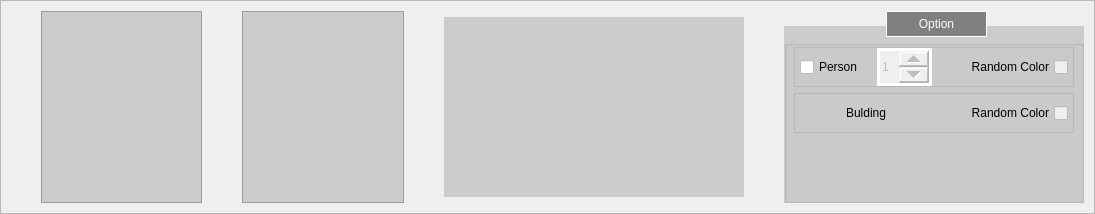
         <widget class="QWidget" name="scrollAreaWidgetContents">
          <property name="geometry">
           <rect>
            <x>0</x>
            <y>0</y>
            <width>1095</width>
            <height>214</height>
           </rect>
          </property>
          <layout class="QHBoxLayout" name="horizontalLayout_3">
           <property name="spacing">
            <number>0</number>
           </property>
           <property name="leftMargin">
            <number>0</number>
           </property>
           <property name="topMargin">
            <number>0</number>
           </property>
           <property name="rightMargin">
            <number>0</number>
           </property>
           <property name="bottomMargin">
            <number>0</number>
           </property>
           <item>
            <widget class="QFrame" name="frame_3">
             <property name="styleSheet">
              <string notr="true"/>
             </property>
             <property name="frameShape">
              <enum>QFrame::StyledPanel</enum>
             </property>
             <property name="frameShadow">
              <enum>QFrame::Raised</enum>
             </property>
             <layout class="QHBoxLayout" name="horizontalLayout_4">
              <property name="spacing">
               <number>0</number>
              </property>
              <property name="leftMargin">
               <number>0</number>
              </property>
              <property name="topMargin">
               <number>0</number>
              </property>
              <property name="rightMargin">
               <number>0</number>
              </property>
              <property name="bottomMargin">
               <number>0</number>
              </property>
              <item>
               <layout class="QHBoxLayout" name="horizontalLayout" stretch="0,0">
                <property name="spacing">
                 <number>40</number>
                </property>
                <property name="leftMargin">
                 <number>40</number>
                </property>
                <property name="topMargin">
                 <number>10</number>
                </property>
                <property name="rightMargin">
                 <number>10</number>
                </property>
                <property name="bottomMargin">
                 <number>10</number>
                </property>
                <item>
                 <layout class="QHBoxLayout" name="horizontalLayout_11">
                  <item>
                   <widget class="QListWidget" name="lstwWorldMainCategory">
                    <property name="styleSheet">
                     <string notr="true">QListWidget{
    border: 1px solid 	darkgray;
    background-color: #cccccc;
}</string>
                    </property>
                   </widget>
                  </item>
                  <item>
                   <widget class="QListWidget" name="lstwWorldSubCategory">
                    <property name="styleSheet">
                     <string notr="true">QListWidget{
    border: 1px solid 	darkgray;
    background-color: #cccccc;
}</string>
                    </property>
                   </widget>
                  </item>
                  <item>
                   <widget class="QLabel" name="lbWorldImage">
                    <property name="sizePolicy">
                     <sizepolicy hsizetype="Fixed" vsizetype="Fixed">
                      <horstretch>0</horstretch>
                      <verstretch>0</verstretch>
                     </sizepolicy>
                    </property>
                    <property name="minimumSize">
                     <size>
                      <width>300</width>
                      <height>180</height>
                     </size>
                    </property>
                    <property name="styleSheet">
                     <string notr="true">QLabel{
    border: 1px solid 	darkgray;
    background-color: #cccccc;
}</string>
                    </property>
                    <property name="text">
                     <string/>
                    </property>
                    <property name="scaledContents">
                     <bool>false</bool>
                    </property>
                   </widget>
                  </item>
                 </layout>
                </item>
                <item>
                 <layout class="QVBoxLayout" name="verticalLayout_4">
                  <item>
                   <widget class="QGroupBox" name="groupBox_5">
                    <property name="sizePolicy">
                     <sizepolicy hsizetype="Minimum" vsizetype="Preferred">
                      <horstretch>0</horstretch>
                      <verstretch>0</verstretch>
                     </sizepolicy>
                    </property>
                    <property name="minimumSize">
                     <size>
                      <width>300</width>
                      <height>0</height>
                     </size>
                    </property>
                    <property name="styleSheet">
                     <string notr="true">QGroupBox{
    border: 1px solid 	darkgray;
    background-color: #cccccc;
    margin-top: 15px;
    color: white;
}

QGroupBox::title {
    border: 1px solid white;
    subcontrol-position: top center;
    background-color: gray;
    padding: 5px 30px 5px 30px;
    top: -15px;
}</string>
                    </property>
                    <property name="title">
                     <string>Option</string>
                    </property>
                    <property name="flat">
                     <bool>false</bool>
                    </property>
                    <layout class="QVBoxLayout" name="verticalLayout_5">
                     <property name="topMargin">
                      <number>20</number>
                     </property>
                     <item>
                      <layout class="QVBoxLayout" name="verticalLayout_3" stretch="0,0,0">
                       <item>
                        <widget class="QFrame" name="frame">
                         <property name="sizePolicy">
                          <sizepolicy hsizetype="Preferred" vsizetype="Fixed">
                           <horstretch>0</horstretch>
                           <verstretch>0</verstretch>
                          </sizepolicy>
                         </property>
                         <property name="minimumSize">
                          <size>
                           <width>0</width>
                           <height>40</height>
                          </size>
                         </property>
                         <property name="frameShape">
                          <enum>QFrame::StyledPanel</enum>
                         </property>
                         <property name="frameShadow">
                          <enum>QFrame::Raised</enum>
                         </property>
                         <layout class="QHBoxLayout" name="horizontalLayout_14">
                          <property name="spacing">
                           <number>0</number>
                          </property>
                          <property name="leftMargin">
                           <number>5</number>
                          </property>
                          <property name="topMargin">
                           <number>0</number>
                          </property>
                          <property name="rightMargin">
                           <number>5</number>
                          </property>
                          <property name="bottomMargin">
                           <number>0</number>
                          </property>
                          <item>
                           <layout class="QHBoxLayout" name="horizontalLayout_10" stretch="0,0">
                            <property name="spacing">
                             <number>5</number>
                            </property>
                            <item>
                             <layout class="QHBoxLayout" name="horizontalLayout_18">
                              <item>
                               <widget class="QCheckBox" name="chkWorldOptionPerson">
                                <property name="sizePolicy">
                                 <sizepolicy hsizetype="Fixed" vsizetype="Preferred">
                                  <horstretch>0</horstretch>
                                  <verstretch>0</verstretch>
                                 </sizepolicy>
                                </property>
                                <property name="minimumSize">
                                 <size>
                                  <width>0</width>
                                  <height>0</height>
                                 </size>
                                </property>
                                <property name="text">
                                 <string/>
                                </property>
                                <property name="checked">
                                 <bool>false</bool>
                                </property>
                               </widget>
                              </item>
                              <item>
                               <widget class="QLabel" name="label">
                                <property name="styleSheet">
                                 <string notr="true">background-color:transparent;</string>
                                </property>
                                <property name="text">
                                 <string>Person</string>
                                </property>
                               </widget>
                              </item>
                              <item>
                               <widget class="QSpinBox" name="sbWorldOptionPersonCount">
                                <property name="enabled">
                                 <bool>false</bool>
                                </property>
                                <property name="sizePolicy">
                                 <sizepolicy hsizetype="Fixed" vsizetype="Expanding">
                                  <horstretch>0</horstretch>
                                  <verstretch>0</verstretch>
                                 </sizepolicy>
                                </property>
                                <property name="minimumSize">
                                 <size>
                                  <width>50</width>
                                  <height>0</height>
                                 </size>
                                </property>
                                <property name="styleSheet">
                                 <string notr="true">            QSpinBox::up-button {
                width: 30px;
            }

            QSpinBox::down-button {
                width: 30px;
            }</string>
                                </property>
                                <property name="minimum">
                                 <number>1</number>
                                </property>
                                <property name="value">
                                 <number>1</number>
                                </property>
                               </widget>
                              </item>
                             </layout>
                            </item>
                            <item>
                             <layout class="QHBoxLayout" name="horizontalLayout_19">
                              <item>
                               <widget class="QLabel" name="lbRandomColor">
                                <property name="text">
                                 <string>Random Color</string>
                                </property>
                                <property name="alignment">
                                 <set>Qt::AlignRight|Qt::AlignTrailing|Qt::AlignVCenter</set>
                                </property>
                               </widget>
                              </item>
                              <item>
                               <widget class="QCheckBox" name="chkWorldOptionRandomColor">
                                <property name="enabled">
                                 <bool>false</bool>
                                </property>
                                <property name="sizePolicy">
                                 <sizepolicy hsizetype="Fixed" vsizetype="Preferred">
                                  <horstretch>0</horstretch>
                                  <verstretch>0</verstretch>
                                 </sizepolicy>
                                </property>
                                <property name="text">
                                 <string/>
                                </property>
                               </widget>
                              </item>
                             </layout>
                            </item>
                           </layout>
                          </item>
                         </layout>
                        </widget>
                       </item>
                       <item>
                        <widget class="QFrame" name="frame_2">
                         <property name="sizePolicy">
                          <sizepolicy hsizetype="Preferred" vsizetype="Fixed">
                           <horstretch>0</horstretch>
                           <verstretch>0</verstretch>
                          </sizepolicy>
                         </property>
                         <property name="minimumSize">
                          <size>
                           <width>0</width>
                           <height>40</height>
                          </size>
                         </property>
                         <property name="frameShape">
                          <enum>QFrame::StyledPanel</enum>
                         </property>
                         <property name="frameShadow">
                          <enum>QFrame::Raised</enum>
                         </property>
                         <layout class="QHBoxLayout" name="horizontalLayout_15">
                          <property name="spacing">
                           <number>0</number>
                          </property>
                          <property name="leftMargin">
                           <number>5</number>
                          </property>
                          <property name="topMargin">
                           <number>0</number>
                          </property>
                          <property name="rightMargin">
                           <number>5</number>
                          </property>
                          <property name="bottomMargin">
                           <number>0</number>
                          </property>
                          <item>
                           <layout class="QHBoxLayout" name="horizontalLayout_13" stretch="0,0">
                            <property name="spacing">
                             <number>5</number>
                            </property>
                            <item>
                             <layout class="QHBoxLayout" name="horizontalLayout_16">
                              <item>
                               <widget class="QLabel" name="label_3">
                                <property name="text">
                                 <string>Bulding</string>
                                </property>
                                <property name="alignment">
                                 <set>Qt::AlignCenter</set>
                                </property>
                               </widget>
                              </item>
                             </layout>
                            </item>
                            <item>
                             <layout class="QHBoxLayout" name="horizontalLayout_17">
                              <item>
                               <widget class="QLabel" name="label_2">
                                <property name="text">
                                 <string>Random Color</string>
                                </property>
                                <property name="alignment">
                                 <set>Qt::AlignRight|Qt::AlignTrailing|Qt::AlignVCenter</set>
                                </property>
                               </widget>
                              </item>
                              <item>
                               <widget class="QCheckBox" name="checkBox">
                                <property name="enabled">
                                 <bool>false</bool>
                                </property>
                                <property name="sizePolicy">
                                 <sizepolicy hsizetype="Fixed" vsizetype="Preferred">
                                  <horstretch>0</horstretch>
                                  <verstretch>0</verstretch>
                                 </sizepolicy>
                                </property>
                                <property name="text">
                                 <string/>
                                </property>
                               </widget>
                              </item>
                             </layout>
                            </item>
                           </layout>
                          </item>
                         </layout>
                        </widget>
                       </item>
                       <item>
                        <spacer name="verticalSpacer_4">
                         <property name="orientation">
                          <enum>Qt::Vertical</enum>
                         </property>
                         <property name="sizeHint" stdset="0">
                          <size>
                           <width>20</width>
                           <height>40</height>
                          </size>
                         </property>
                        </spacer>
                       </item>
                      </layout>
                     </item>
                    </layout>
                   </widget>
                  </item>
                 </layout>
                </item>
               </layout>
              </item>
             </layout>
            </widget>
           </item>
          </layout>
         </widget>
